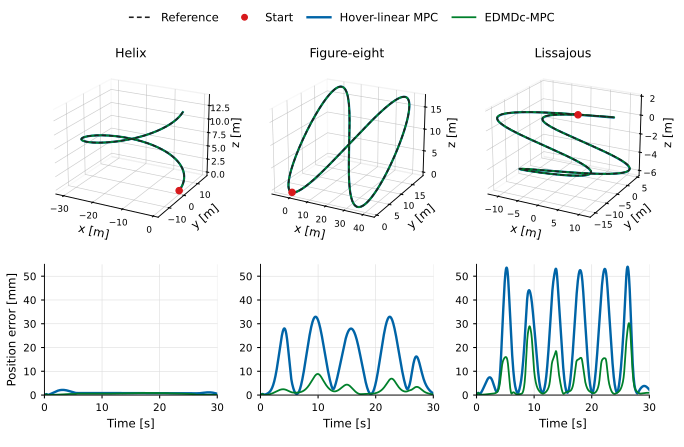

Here is the Python script that generated this plot:
# Release copy of paper_acc_revision/final_figures/plot_tracking_matched_final.py; only input/output paths and
# writes into the research repository were changed. Plotting code is unchanged.
"""Final matched nominal tracking figure from frozen blind-test traces only."""
from __future__ import annotations

import csv
import hashlib
import json
from pathlib import Path

import matplotlib
matplotlib.use("Agg")
import matplotlib.pyplot as plt
from matplotlib.lines import Line2D
import numpy as np


OUT = Path(__file__).resolve().parent
ROOT = OUT.parent
INDEX = ROOT / "results" / "tracking" / "blind_test_episodes.json"
TRACES = ROOT / "results" / "figure_inputs" / "tracking"
SELECTION_CSV = OUT / "fig2_selected_cases.csv"
FAMILIES = (("helix", "Helix"), ("figure8", "Figure-eight"), ("lissajous", "Lissajous"))
COLORS = {"Reference": "#202020", "Hover-linear MPC": "#0064A7", "EDMDc-MPC": "#00802B"}


def require(condition: bool, message: str) -> None:
    if not condition:
        raise AssertionError(message)


def digest(path: Path) -> str:
    return hashlib.sha256(path.read_bytes()).hexdigest()


def read_trace(row: dict) -> tuple[Path, dict[str, np.ndarray]]:
    path = TRACES / row["arm"] / f"{row['case_id']}.npz"
    require(path.is_file(), f"missing frozen trace: {path}")
    with np.load(path, allow_pickle=False) as data:
        arrays = {key: data[key].copy() for key in ("time", "states", "reference")}
    return path, arrays


def main() -> None:
    controllers = json.loads((ROOT / "configs" / "tracking_controllers.json").read_text(encoding="utf-8"))["arms"]
    for arm in ("W1", "W2a"):
        config = controllers[arm]["config"]
        require(controllers[arm]["candidate_id"] == "c23" and config["dt"] == 0.01 and config["horizon_steps"] == 75
                and config["block_steps"] == 5, f"{arm} matched configuration")

    episodes = json.loads(INDEX.read_text(encoding="utf-8"))
    paired: dict[str, dict[str, dict]] = {}
    for row in episodes:
        if row["arm"] in ("W1", "W2a") and row["family"] in dict(FAMILIES):
            require(row["candidate_id"] == "c23" and row["completed"],
                    f"incomplete or unmatched case {row['case_id']}")
            paired.setdefault(row["case_id"], {})[row["arm"]] = row

    selected: list[dict] = []
    traces = []
    source_paths = [INDEX]
    maximum_error_mm = 0.0
    for family, display in FAMILIES:
        cases = []
        for case_id, arms in paired.items():
            if arms["W1"]["family"] != family:
                continue
            require(set(arms) == {"W1", "W2a"}, f"unpaired case {case_id}")
            a, b = arms["W1"], arms["W2a"]
            require(a["seed"] == b["seed"] and a["reference_sha256"] == b["reference_sha256"],
                    f"different target or seed: {case_id}")
            cases.append((case_id, b["position_rmse_m"] - a["position_rmse_m"], a, b))
        require(len(cases) == 50, f"{family}: expected 50 paired held-out cases")
        median = float(np.median([case[1] for case in cases]))
        nearest = min(abs(case[1] - median) for case in cases)
        candidates = [case for case in cases if abs(abs(case[1] - median) - nearest) < 1e-12]
        if family == "lissajous":
            require(len(candidates) == 2 and
                    {case[0] for case in candidates} == {
                        "lissajous_92002005_scale1.75_fixed",
                        "lissajous_92002049_scale1.75_path"},
                    "Lissajous median tie changed")
            case_id, difference, a, b = min(candidates,
                                            key=lambda case: ("_path" not in case[0], case[0]))
        else:
            case_id, difference, a, b = min(candidates, key=lambda case: case[0])
        path_a, trace_a = read_trace(a)
        path_b, trace_b = read_trace(b)
        source_paths.extend((path_a, path_b))
        require(np.array_equal(trace_a["time"], trace_b["time"]) and
                np.array_equal(trace_a["reference"], trace_b["reference"]),
                f"{family}: raw target/time mismatch")
        require(len(trace_a["time"]) == 3001 and abs(float(trace_a["time"][-1]) - 30.0) < 1e-10,
                f"{family}: not the full saved 30-s trace")
        for row, trace in ((a, trace_a), (b, trace_b)):
            residual = trace["states"][:, :3] - trace["reference"][:, :3]
            rmse = float(np.sqrt(np.mean(residual ** 2)))
            require(abs(rmse - row["position_rmse_m"]) < 1e-10,
                    f"{family}: raw RMSE disagrees with episode")
            maximum_error_mm = max(maximum_error_mm, float(np.linalg.norm(residual, axis=1).max() * 1000.0))
        record = {"family": family, "family_display": display, "scenario_id": case_id,
                  "seed": a["seed"], "W1_RMSE_m": a["position_rmse_m"],
                  "W2a_RMSE_m": b["position_rmse_m"],
                  "W2a_minus_W1_RMSE_m": difference,
                  "family_median_difference_m": median,
                  "selection_rule": ("paired EDMDc-minus-hover-linear RMSE nearest family median; "
                                     "Lissajous median tie: path-type case for non-ellipse presentation"
                                     if family == "lissajous" else
                                     "paired EDMDc-minus-hover-linear RMSE nearest family median; "
                                     "tie: lexicographic scenario ID")}
        selected.append(record)
        traces.append((display, trace_a, trace_b))

    plt.rcParams.update({"font.family": "DejaVu Sans", "font.size": 8.5,
                         "axes.labelsize": 8.8, "axes.titlesize": 9.4,
                         "xtick.labelsize": 7.8, "ytick.labelsize": 7.8,
                         "legend.fontsize": 8.6, "axes.linewidth": 0.7,
                         "pdf.fonttype": 42, "ps.fonttype": 42,
                         "svg.fonttype": "none"})
    fig = plt.figure(figsize=(7.12, 4.65))
    grid = fig.add_gridspec(2, 3, height_ratios=[1.22, 0.86],
                           left=0.065, right=0.95, bottom=0.115, top=0.88,
                           wspace=0.25, hspace=0.16)
    axes = []
    upper_mm = float(np.ceil(maximum_error_mm / 5.0) * 5.0)
    for column, (display, linear, edmdc) in enumerate(traces):
        ax3 = fig.add_subplot(grid[0, column], projection="3d")
        ax2 = fig.add_subplot(grid[1, column])
        axes.append((ax3, ax2))
        reference = linear["reference"][:, :3]
        state_linear = linear["states"][:, :3]
        state_edmdc = edmdc["states"][:, :3]
        ax3.plot(*state_linear.T, color=COLORS["Hover-linear MPC"], lw=1.65)
        ax3.plot(*state_edmdc.T, color=COLORS["EDMDc-MPC"], lw=1.35)
        ax3.plot(*reference.T, color=COLORS["Reference"], lw=1.1,
                 ls=(0, (3, 2)))
        ax3.scatter(*reference[0], color="#D7191C", s=22, zorder=10)
        coordinates = np.concatenate((reference, state_linear, state_edmdc))
        low = coordinates.min(axis=0)
        high = coordinates.max(axis=0)
        padding = np.maximum((high - low) * 0.05, 0.05)
        ax3.set_xlim(low[0] - padding[0], high[0] + padding[0])
        ax3.set_ylim(low[1] - padding[1], high[1] + padding[1])
        ax3.set_zlim(low[2] - padding[2], high[2] + padding[2])
        ax3.set_box_aspect((1, 1, 0.78), zoom=1.03)
        ax3.view_init(elev=21, azim=-62)
        ax3.set(xlabel="x [m]", ylabel="y [m]", zlabel="z [m]")
        ax3.set_xlabel("x [m]", labelpad=-7)
        ax3.set_ylabel("y [m]", labelpad=-7)
        ax3.set_zlabel("z [m]", labelpad=-8)
        ax3.tick_params(labelsize=6.7, pad=-3)
        for axis in (ax3.xaxis, ax3.yaxis, ax3.zaxis):
            axis.pane.fill = False
            axis._axinfo["grid"].update({"color": (0.7, 0.7, 0.7, 0.65),
                                          "linewidth": 0.5})
        ax3.set_title(display, pad=0)

        error_linear = np.linalg.norm(state_linear - reference, axis=1) * 1000.0
        error_edmdc = np.linalg.norm(state_edmdc - reference, axis=1) * 1000.0
        ax2.plot(linear["time"], error_linear,
                 color=COLORS["Hover-linear MPC"], lw=1.8)
        ax2.plot(edmdc["time"], error_edmdc,
                 color=COLORS["EDMDc-MPC"], lw=1.35)
        ax2.set(xlim=(0, 30), ylim=(0, upper_mm), xlabel="Time [s]")
        if column == 0:
            ax2.set_ylabel("Position error [mm]")
        ax2.spines["top"].set_visible(False)
        ax2.spines["right"].set_visible(False)
        ax2.grid(color="#dddddd", lw=0.45)
        ax2.tick_params(direction="out", length=2.5)

    fig.canvas.draw()
    widths = [ax.get_position().width for pair in axes for ax in pair]
    require(max(widths) - min(widths) < 1e-10, "unequal subplot widths")
    for pair in axes:
        centers = [(ax.get_position().x0 + ax.get_position().x1) / 2 for ax in pair]
        require(abs(centers[0] - centers[1]) < 1e-10, "3-D and error panel centers differ")
    centers = [(pair[0].get_position().x0 + pair[0].get_position().x1) / 2 for pair in axes]
    require(abs((centers[1] - centers[0]) - (centers[2] - centers[1])) < 1e-10,
            "unequal column spacing")
    handles = [Line2D([0], [0], color=COLORS["Reference"], lw=1.2,
                      ls=(0, (3, 2)), label="Reference"),
               Line2D([0], [0], color="#D7191C", marker="o", lw=0,
                      markersize=4.2, label="Start"),
               Line2D([0], [0], color=COLORS["Hover-linear MPC"], lw=1.8,
                      label="Hover-linear MPC"),
               Line2D([0], [0], color=COLORS["EDMDc-MPC"], lw=1.35,
                      label="EDMDc-MPC")]
    fig.legend(handles=handles, loc="upper center", bbox_to_anchor=(0.5, 0.995),
               ncol=4, frameon=False, columnspacing=1.25)
    for suffix in ("pdf", "eps", "svg", "png"):
        fig.savefig(OUT / f"fig2_tracking.{suffix}",
                    dpi=600, facecolor="white")
    plt.close(fig)

    with SELECTION_CSV.open("w", newline="", encoding="utf-8") as stream:
        columns = ["family", "scenario_id", "seed", "W1_RMSE_m", "W2a_RMSE_m",
                   "W2a_minus_W1_RMSE_m", "family_median_difference_m", "selection_rule"]
        writer = csv.DictWriter(stream, fieldnames=columns)
        writer.writeheader()
        writer.writerows([{key: row[key] for key in columns} for row in selected])
    for row in selected:
        print(f"{row['family_display']}: {row['scenario_id']}, seed {row['seed']}; "
              f"median {row['family_median_difference_m']:.12g} m, "
              f"selected difference {row['W2a_minus_W1_RMSE_m']:.12g} m")
    print("Matched c23 traces and paired references verified; no simulation rerun.")
    for suffix in ("pdf", "eps", "svg", "png"):
        print(OUT / f"fig2_tracking.{suffix}")


if __name__ == "__main__":
    main()
